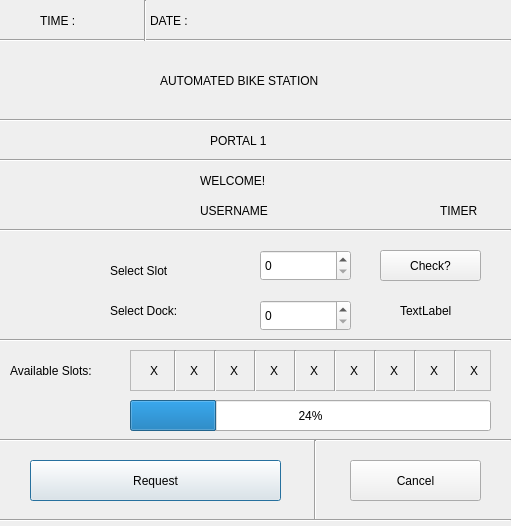
<?xml version="1.0" encoding="UTF-8"?>
<ui version="4.0">
 <class>Dialog</class>
 <widget class="QDialog" name="Dialog">
  <property name="geometry">
   <rect>
    <x>0</x>
    <y>0</y>
    <width>511</width>
    <height>526</height>
   </rect>
  </property>
  <property name="windowTitle">
   <string>Dialog</string>
  </property>
  <widget class="QLabel" name="label">
   <property name="geometry">
    <rect>
     <x>40</x>
     <y>10</y>
     <width>67</width>
     <height>21</height>
    </rect>
   </property>
   <property name="text">
    <string>TIME : </string>
   </property>
  </widget>
  <widget class="Line" name="line">
   <property name="geometry">
    <rect>
     <x>0</x>
     <y>30</y>
     <width>511</width>
     <height>20</height>
    </rect>
   </property>
   <property name="orientation">
    <enum>Qt::Horizontal</enum>
   </property>
  </widget>
  <widget class="Line" name="line_2">
   <property name="geometry">
    <rect>
     <x>120</x>
     <y>0</y>
     <width>51</width>
     <height>41</height>
    </rect>
   </property>
   <property name="orientation">
    <enum>Qt::Vertical</enum>
   </property>
  </widget>
  <widget class="QLabel" name="label_2">
   <property name="geometry">
    <rect>
     <x>150</x>
     <y>10</y>
     <width>67</width>
     <height>21</height>
    </rect>
   </property>
   <property name="text">
    <string>DATE :</string>
   </property>
  </widget>
  <widget class="Line" name="line_3">
   <property name="geometry">
    <rect>
     <x>0</x>
     <y>110</y>
     <width>511</width>
     <height>20</height>
    </rect>
   </property>
   <property name="orientation">
    <enum>Qt::Horizontal</enum>
   </property>
  </widget>
  <widget class="QLabel" name="label_3">
   <property name="geometry">
    <rect>
     <x>160</x>
     <y>70</y>
     <width>201</width>
     <height>21</height>
    </rect>
   </property>
   <property name="text">
    <string>AUTOMATED BIKE STATION</string>
   </property>
  </widget>
  <widget class="Line" name="line_4">
   <property name="geometry">
    <rect>
     <x>0</x>
     <y>150</y>
     <width>511</width>
     <height>20</height>
    </rect>
   </property>
   <property name="orientation">
    <enum>Qt::Horizontal</enum>
   </property>
  </widget>
  <widget class="QLabel" name="label_4">
   <property name="geometry">
    <rect>
     <x>210</x>
     <y>130</y>
     <width>67</width>
     <height>21</height>
    </rect>
   </property>
   <property name="text">
    <string>PORTAL 1</string>
   </property>
  </widget>
  <widget class="QSpinBox" name="spinBox1">
   <property name="geometry">
    <rect>
     <x>260</x>
     <y>250</y>
     <width>91</width>
     <height>31</height>
    </rect>
   </property>
  </widget>
  <widget class="QSpinBox" name="spinBox2">
   <property name="geometry">
    <rect>
     <x>260</x>
     <y>300</y>
     <width>91</width>
     <height>31</height>
    </rect>
   </property>
  </widget>
  <widget class="Line" name="line_5">
   <property name="geometry">
    <rect>
     <x>0</x>
     <y>330</y>
     <width>511</width>
     <height>20</height>
    </rect>
   </property>
   <property name="orientation">
    <enum>Qt::Horizontal</enum>
   </property>
  </widget>
  <widget class="QLabel" name="label_5">
   <property name="geometry">
    <rect>
     <x>110</x>
     <y>260</y>
     <width>91</width>
     <height>21</height>
    </rect>
   </property>
   <property name="text">
    <string>Select Slot</string>
   </property>
  </widget>
  <widget class="QLabel" name="label_7">
   <property name="geometry">
    <rect>
     <x>110</x>
     <y>300</y>
     <width>91</width>
     <height>21</height>
    </rect>
   </property>
   <property name="text">
    <string>Select Dock:</string>
   </property>
  </widget>
  <widget class="Line" name="line_6">
   <property name="geometry">
    <rect>
     <x>0</x>
     <y>220</y>
     <width>511</width>
     <height>20</height>
    </rect>
   </property>
   <property name="orientation">
    <enum>Qt::Horizontal</enum>
   </property>
  </widget>
  <widget class="QLabel" name="label_8">
   <property name="geometry">
    <rect>
     <x>200</x>
     <y>170</y>
     <width>81</width>
     <height>21</height>
    </rect>
   </property>
   <property name="text">
    <string>WELCOME!</string>
   </property>
  </widget>
  <widget class="QLabel" name="label_9">
   <property name="geometry">
    <rect>
     <x>440</x>
     <y>200</y>
     <width>67</width>
     <height>21</height>
    </rect>
   </property>
   <property name="text">
    <string>TIMER</string>
   </property>
  </widget>
  <widget class="QLabel" name="label_10">
   <property name="geometry">
    <rect>
     <x>200</x>
     <y>200</y>
     <width>101</width>
     <height>21</height>
    </rect>
   </property>
   <property name="text">
    <string>USERNAME</string>
   </property>
  </widget>
  <widget class="Line" name="line_7">
   <property name="geometry">
    <rect>
     <x>0</x>
     <y>430</y>
     <width>511</width>
     <height>20</height>
    </rect>
   </property>
   <property name="orientation">
    <enum>Qt::Horizontal</enum>
   </property>
  </widget>
  <widget class="QLabel" name="label_6">
   <property name="geometry">
    <rect>
     <x>10</x>
     <y>360</y>
     <width>111</width>
     <height>21</height>
    </rect>
   </property>
   <property name="text">
    <string>Available Slots:</string>
   </property>
  </widget>
  <widget class="QFrame" name="frame">
   <property name="geometry">
    <rect>
     <x>130</x>
     <y>350</y>
     <width>361</width>
     <height>41</height>
    </rect>
   </property>
   <property name="frameShape">
    <enum>QFrame::StyledPanel</enum>
   </property>
   <property name="frameShadow">
    <enum>QFrame::Raised</enum>
   </property>
   <widget class="Line" name="line_8">
    <property name="geometry">
     <rect>
      <x>20</x>
      <y>0</y>
      <width>51</width>
      <height>51</height>
     </rect>
    </property>
    <property name="orientation">
     <enum>Qt::Vertical</enum>
    </property>
   </widget>
   <widget class="Line" name="line_9">
    <property name="geometry">
     <rect>
      <x>60</x>
      <y>0</y>
      <width>51</width>
      <height>51</height>
     </rect>
    </property>
    <property name="orientation">
     <enum>Qt::Vertical</enum>
    </property>
   </widget>
   <widget class="Line" name="line_10">
    <property name="geometry">
     <rect>
      <x>100</x>
      <y>0</y>
      <width>51</width>
      <height>51</height>
     </rect>
    </property>
    <property name="orientation">
     <enum>Qt::Vertical</enum>
    </property>
   </widget>
   <widget class="Line" name="line_11">
    <property name="geometry">
     <rect>
      <x>140</x>
      <y>0</y>
      <width>51</width>
      <height>51</height>
     </rect>
    </property>
    <property name="orientation">
     <enum>Qt::Vertical</enum>
    </property>
   </widget>
   <widget class="Line" name="line_12">
    <property name="geometry">
     <rect>
      <x>180</x>
      <y>0</y>
      <width>51</width>
      <height>51</height>
     </rect>
    </property>
    <property name="orientation">
     <enum>Qt::Vertical</enum>
    </property>
   </widget>
   <widget class="Line" name="line_13">
    <property name="geometry">
     <rect>
      <x>220</x>
      <y>0</y>
      <width>51</width>
      <height>51</height>
     </rect>
    </property>
    <property name="orientation">
     <enum>Qt::Vertical</enum>
    </property>
   </widget>
   <widget class="Line" name="line_14">
    <property name="geometry">
     <rect>
      <x>260</x>
      <y>0</y>
      <width>51</width>
      <height>51</height>
     </rect>
    </property>
    <property name="orientation">
     <enum>Qt::Vertical</enum>
    </property>
   </widget>
   <widget class="Line" name="line_15">
    <property name="geometry">
     <rect>
      <x>300</x>
      <y>0</y>
      <width>51</width>
      <height>51</height>
     </rect>
    </property>
    <property name="orientation">
     <enum>Qt::Vertical</enum>
    </property>
   </widget>
   <widget class="QLabel" name="slot1">
    <property name="geometry">
     <rect>
      <x>20</x>
      <y>10</y>
      <width>16</width>
      <height>21</height>
     </rect>
    </property>
    <property name="text">
     <string>X</string>
    </property>
   </widget>
  </widget>
  <widget class="QLabel" name="slot2">
   <property name="geometry">
    <rect>
     <x>190</x>
     <y>360</y>
     <width>16</width>
     <height>21</height>
    </rect>
   </property>
   <property name="text">
    <string>X</string>
   </property>
  </widget>
  <widget class="QLabel" name="slot3">
   <property name="geometry">
    <rect>
     <x>230</x>
     <y>360</y>
     <width>16</width>
     <height>21</height>
    </rect>
   </property>
   <property name="text">
    <string>X</string>
   </property>
  </widget>
  <widget class="QLabel" name="slot4">
   <property name="geometry">
    <rect>
     <x>270</x>
     <y>360</y>
     <width>16</width>
     <height>21</height>
    </rect>
   </property>
   <property name="text">
    <string>X</string>
   </property>
  </widget>
  <widget class="QLabel" name="slot5">
   <property name="geometry">
    <rect>
     <x>310</x>
     <y>360</y>
     <width>16</width>
     <height>21</height>
    </rect>
   </property>
   <property name="text">
    <string>X</string>
   </property>
  </widget>
  <widget class="QLabel" name="slot6">
   <property name="geometry">
    <rect>
     <x>350</x>
     <y>360</y>
     <width>16</width>
     <height>21</height>
    </rect>
   </property>
   <property name="text">
    <string>X</string>
   </property>
  </widget>
  <widget class="QLabel" name="slot7">
   <property name="geometry">
    <rect>
     <x>390</x>
     <y>360</y>
     <width>16</width>
     <height>21</height>
    </rect>
   </property>
   <property name="text">
    <string>X</string>
   </property>
  </widget>
  <widget class="QLabel" name="slot8">
   <property name="geometry">
    <rect>
     <x>430</x>
     <y>360</y>
     <width>16</width>
     <height>21</height>
    </rect>
   </property>
   <property name="text">
    <string>X</string>
   </property>
  </widget>
  <widget class="QLabel" name="slot9">
   <property name="geometry">
    <rect>
     <x>470</x>
     <y>360</y>
     <width>16</width>
     <height>21</height>
    </rect>
   </property>
   <property name="text">
    <string>X</string>
   </property>
  </widget>
  <widget class="QProgressBar" name="progressBar">
   <property name="geometry">
    <rect>
     <x>130</x>
     <y>400</y>
     <width>361</width>
     <height>31</height>
    </rect>
   </property>
   <property name="value">
    <number>24</number>
   </property>
  </widget>
  <widget class="QPushButton" name="pushButton2">
   <property name="geometry">
    <rect>
     <x>30</x>
     <y>460</y>
     <width>251</width>
     <height>41</height>
    </rect>
   </property>
   <property name="text">
    <string>Request</string>
   </property>
  </widget>
  <widget class="QPushButton" name="pushButton3">
   <property name="geometry">
    <rect>
     <x>350</x>
     <y>460</y>
     <width>131</width>
     <height>41</height>
    </rect>
   </property>
   <property name="text">
    <string>Cancel</string>
   </property>
  </widget>
  <widget class="Line" name="line_16">
   <property name="geometry">
    <rect>
     <x>290</x>
     <y>440</y>
     <width>51</width>
     <height>81</height>
    </rect>
   </property>
   <property name="orientation">
    <enum>Qt::Vertical</enum>
   </property>
  </widget>
  <widget class="Line" name="line_17">
   <property name="geometry">
    <rect>
     <x>0</x>
     <y>510</y>
     <width>511</width>
     <height>20</height>
    </rect>
   </property>
   <property name="orientation">
    <enum>Qt::Horizontal</enum>
   </property>
  </widget>
  <widget class="QPushButton" name="pushButton">
   <property name="geometry">
    <rect>
     <x>380</x>
     <y>250</y>
     <width>101</width>
     <height>31</height>
    </rect>
   </property>
   <property name="text">
    <string>Check?</string>
   </property>
  </widget>
  <widget class="QLabel" name="labelstatus">
   <property name="geometry">
    <rect>
     <x>400</x>
     <y>300</y>
     <width>67</width>
     <height>21</height>
    </rect>
   </property>
   <property name="text">
    <string>TextLabel</string>
   </property>
  </widget>
 </widget>
 <resources/>
 <connections/>
</ui>
